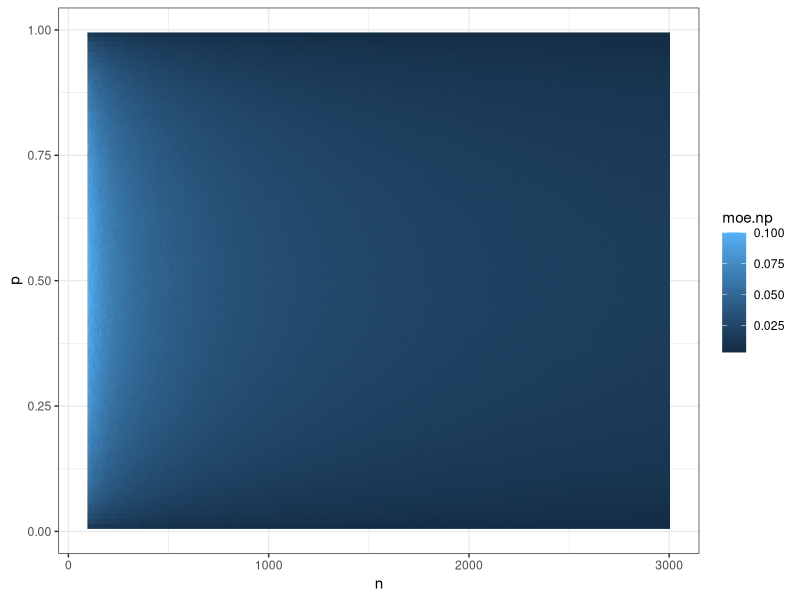

Reproduce this figure in R. (Note: a time limit stopped this script after it produced the figure.)
# Henry Sun
# Lab 10 
#
library(tidyverse)
library(patchwork)
library(e1071)
################################################################################
# Basic Simulation
# parameters
sample.size <- 1004
num.polls <- 10000

# want to get simulation as a percent of how many Americans are satisified
# with US (divide by sample size)
basic.sim <- rbinom(n=num.polls, size = sample.size, prob = 0.39)/sample.size

# plot data
first.sim <- ggplot()+
  geom_histogram(aes(x=basic.sim, y = after_stat(density)))+
  geom_density(aes(x=basic.sim))+
  geom_hline(yintercept = 0)+
  theme_bw()

# histogram + density is approximately normal
# basic.sim.data <- summarize(tibble(x=basic.sim), 
#                             mean = mean(x),
#                             variance = var(x),
#                             skewness = skewness(x),
#                             e.kurtosis = kurtosis(x))

middle.95 <- quantile(x=basic.sim, 0.975) - quantile(x=basic.sim, 0.025)
moe <- 0.5*middle.95
# moe is ~3%, compared to Gallup's 4%

# again
sample.size.new <- sample.size * 2
double.sim <- rbinom(n=num.polls, size = sample.size.new, prob = 0.39)/sample.size.new

second.sim <- ggplot()+
  geom_histogram(aes(x=double.sim, y = after_stat(density)))+
  geom_density(aes(x=double.sim))+
  geom_hline(yintercept=0)+
  theme_bw()

d.middle.95 <- quantile(x=double.sim, 0.975) - quantile(x=double.sim, 0.025)
d.moe <- 0.5*d.middle.95
# moe is ~ 2.17%, compared to Gallup's 2% 

# histogram + density still normal, however, variance is smaller
# moe and middle 95 also smaller for larger sample esize

task1.sims <- first.sim + second.sim
################################################################################
# Resampling

# create a tibble with gallup data: .39 satisfied, .59 unsatisified, .02 no answer
# round to catch all samples
satisfied <- rep(1, times = round(0.39 * sample.size))
unsatisfied <- rep(0, times = round(0.59 * sample.size))
no.opinion <- rep(NA, times = round(0.02 * sample.size))


# combine into tibble
gallup.data <- tibble(gallup = c(satisfied, unsatisfied, no.opinion))

# resampling
resamples <- 1000
resamples.data <- tibble(p.hat = numeric(resamples))
for (i in 1:resamples){
  curr.resample <- sample(x = gallup.data$gallup,
                          size = nrow(gallup.data),
                          replace = T)
  # compute the stat on the resample
  resamples.data$p.hat[i] <- mean(curr.resample, na.rm = T)
  
}

resampling.plot <- ggplot(data = resamples.data)+
  geom_histogram(aes(x = p.hat, y = after_stat(density)))+
  geom_density(aes(x=p.hat))

resample.middle95 <- quantile(x=resamples.data$p.hat, 0.975) - 
                     quantile(x=resamples.data$p.hat, 0.025)
resample.moe <- 0.5 * resample.middle95

# shape is once again normal
# range of middle 95 is ~6.02%, moe is ~ 3%
# the margin of error by gallup is actually overestimated (4% compared to 3%)

################################################################################
# Simulation over n and p
n <- 3000
p <- 0.99
num.polls <- 10000
n.loop = seq(100, n, by = 10)
p.loop <- seq(0.01, p, by = 0.01)

np.sim.data <- tibble(n = numeric(), 
                      p = numeric(), 
                      moe.np = numeric())
for (n in n.loop){
  for(p in p.loop){
    new.sim <- rbinom(n=num.polls, size = n, prob = p)/n
    new.middle95 <- quantile(x=new.sim, 0.975) - quantile(x=new.sim, 0.025)
    new.moe <- 0.5*new.middle95
    np.sim.data <- bind_rows(np.sim.data, tibble(n=n, p=p, moe.np = new.moe))
  }
}
ggplot(data = np.sim.data, aes(n,p, fill = moe.np))+
  geom_raster()+
  scale_fill_gradient()+
  theme_bw()

################################################################################
# Actual Margin of Error
z <- rnorm(n=10000)

(z.pinned1 <- quantile(x=z, 0.975) - quantile(x=z, 0.025))

# actual code
(z.pinned <- qnorm(0.975))

n.wilson <- 2000
n.loop.wilson <- seq(100, n.wilson, by = 10)

np.sim.data.wilson <- tibble(n.wilson = numeric(), 
                      p.wilson = numeric(), 
                      moe.wilson = numeric())
for (n in n.loop.wilson){
  for(p in p.loop){
    new.moe <- z.pinned * 
      ((sqrt(n*p*(1-p) + (z.pinned^2)/4)) / (n+z.pinned^2))
    np.sim.data.wilson <- bind_rows(np.sim.data.wilson, 
                             tibble(n.wilson=n, p.wilson=p, 
                                    moe.wilson = new.moe))
  }
}
ggplot(data = np.sim.data.wilson)+
  geom_raster(aes(x=n.wilson,y=p.wilson, fill = moe.wilson))+
  theme_bw()
